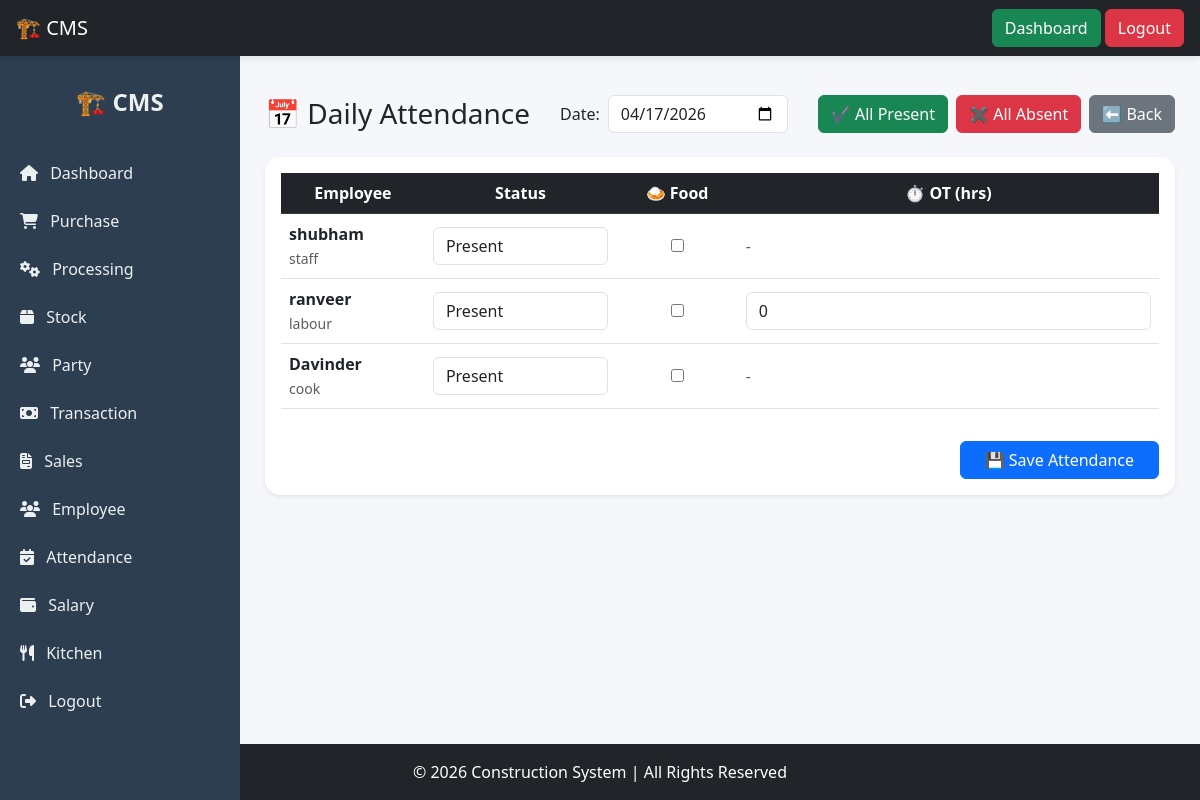
The app's page /attendance/add/ (signed in), older data.
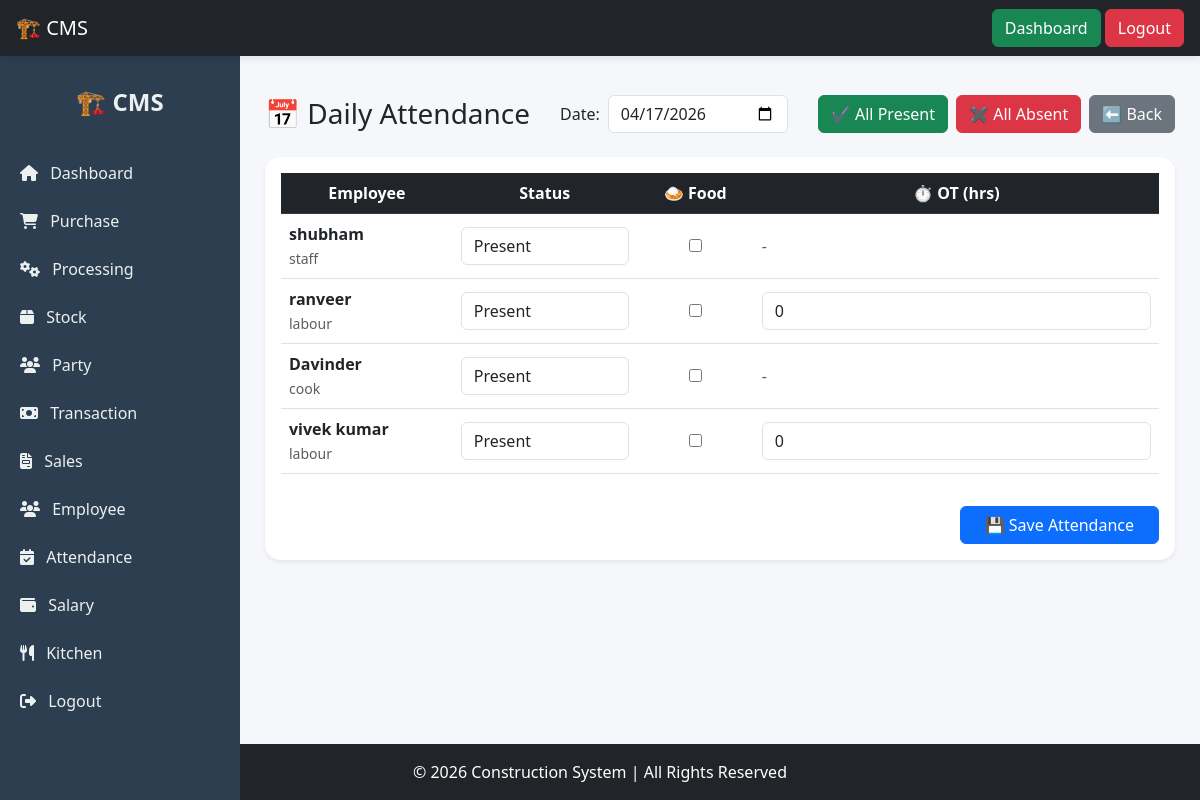
The same page, newer data.
### mainapp/models.py (models this page shows, shortened)
class Employee(models.Model):
    EMPLOYEE_TYPE = (
        ('labour', 'Labour'),
        ('staff', 'Staff'),
        ('cook', 'Cook'),
    )
    SALARY_TYPE = (
        ('daily', 'Daily'),
        ('monthly', 'Monthly'),
    )
    name = models.CharField(max_length=255)
    phone = models.CharField(max_length=15, blank=True, null=True)
    employee_type = models.CharField(max_length=20, choices=EMPLOYEE_TYPE)
    salary_type = models.CharField(max_length=20, choices=SALARY_TYPE)
    daily_wage = models.DecimalField(max_digits=10, decimal_places=2, default=0)
    monthly_salary = models.DecimalField(max_digits=10, decimal_places=2, default=0)
    food_deduction = models.BooleanField(default=True)
    food_rate = models.DecimalField(max_digits=10, decimal_places=2, default=50)
    overtime_rate = models.DecimalField(max_digits=10, decimal_places=2, default=0)
    is_active = models.BooleanField(default=True)

### mainapp/views.py (the view, shortened to what this page needs)
# urls.py: path('attendance/add/', add_attendance, name='add_attendance'),
@login_required
def add_attendance(request):
    selected_date = request.GET.get('date')
    if not selected_date:
        selected_date = date.today().strftime('%Y-%m-%d')
    employees = Employee.objects.filter(is_active=True)
    attendance_data = Attendance.objects.filter(date=selected_date)
    attendance_dict = {a.employee_id: a for a in attendance_data}
    return render(request, 'attendance/add_attendance.html', {
        'employees': employees,
        'selected_date': selected_date,
        'attendance_dict': attendance_dict
    })

### mainapp/templatetags/custom_tags.py (called while the page is built)
@register.filter
def get_item(dictionary, key):
    return dictionary.get(key)

### mainapp/templates/attendance/add_attendance.html (shortened to what this page needs)
{% extends "base2.html" %}
{% load custom_tags %}
{% block content %}
<form method="POST">
<div class="d-flex justify-content-between align-items-center mb-4 flex-wrap">
    <h3 class="mb-0">📅 Daily Attendance</h3>
    <div class="d-flex align-items-center gap-2">
        <label>Date:</label>
        <input type="date" value="{{ selected_date }}"
               class="form-control"
               style="width:180px;"
               onchange="changeDate(this.value)">
    </div>
    <div class="d-flex gap-2">
        <button type="button" class="btn btn-success" onclick="markAll('present')">
            ✔ All Present
        </button>
        <button type="button" class="btn btn-danger" onclick="markAll('absent')">
            ✖ All Absent
        </button>
        <a href="/attendance/" class="btn btn-secondary">
            ⬅ Back
        </a>
    </div>
</div>
<div class="card p-3 shadow-sm">
    <div class="table-responsive">
        <table class="table table-hover align-middle">
            <thead class="table-dark text-center">
                <tr>
                    <th>Employee</th>
                    <th>Status</th>
                    <th>🍛 Food</th>
                    <th>⏱ OT (hrs)</th>
                </tr>
            </thead>
            <tbody>
                {% for e in employees %}
                {% with att=attendance_dict|get_item:e.id %}
                <tr>
                    <td>
                        <strong>{{ e.name }}</strong><br>
                        <small class="text-muted">{{ e.employee_type }}</small>
                    </td>
                    <td>
                        <select name="status_{{ e.id }}"
                                class="form-control status"
                                onchange="toggleRow(this)">
                            <option value="present" {% if att and att.status == 'present' %}selected{% endif %}>Present</option>
                        </select>
                    </td>
                    <td class="text-center">
                        <input type="checkbox"
                               name="food_{{ e.id }}"
                               class="food-checkbox"
                               {% if att and att.took_food %}checked{% endif %}>
                    </td>
                    <td>
                        {% if e.employee_type == 'labour' %}
                            <input type="number" step="0.5"
                                   name="ot_{{ e.id }}"
                                   class="form-control ot-input"
                                   value="{% if att %}{{ att.overtime_hours }}{% else %}0{% endif %}">
                        {% else %}
                            <span class="text-muted">-</span>
                        {% endif %}
                    </td>
                </tr>
                {% endwith %}
                {% endfor %}
            </tbody>
        </table>
    </div>
    <div class="text-end mt-3">
        <button type="submit" class="btn btn-primary px-4">
            💾 Save Attendance
        </button>
    </div>
</div>
</form>
{% endblock %}

Row changes from the older to the newer data that the page shows:
added Employee: name "vivek kumar", employee_type "labour", id "Present"
